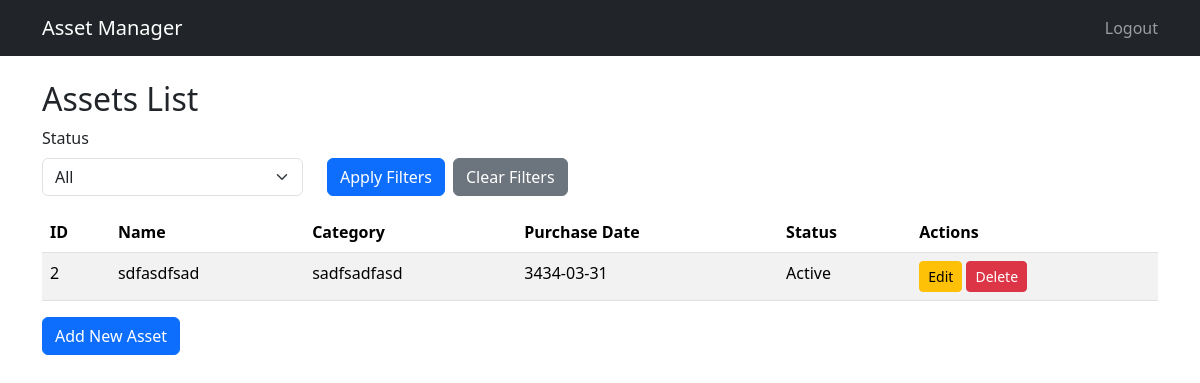
Before: /assets (signed in) with the older database file.
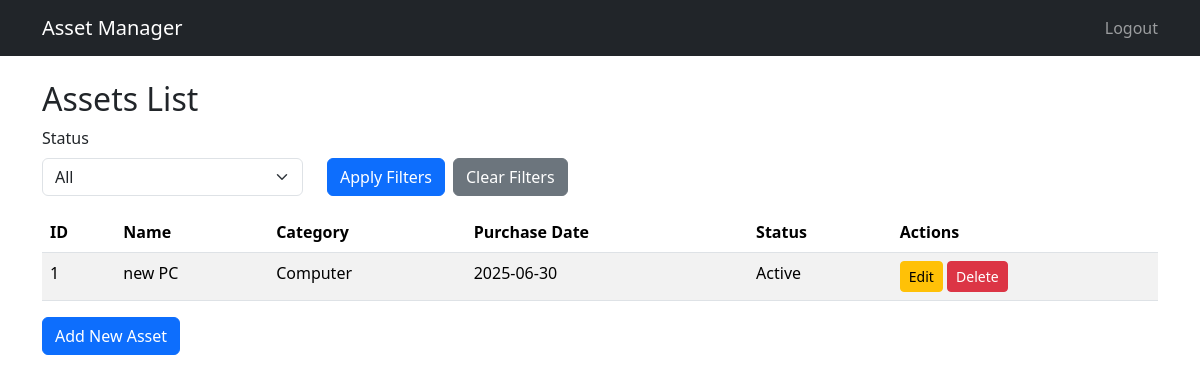
After: the same page with the newer database file.
### app/models.py (models this page shows, shortened)
class Asset(db.Model):
    id = db.Column(db.Integer, primary_key=True)
    name = db.Column(db.String(100), nullable=False)
    category = db.Column(db.String(50), nullable=False)
    purchase_date = db.Column(db.Date, nullable=False, default=datetime.utcnow)
    status = db.Column(db.String(20), nullable=False, default='Active')
    user_id = db.Column(db.Integer, db.ForeignKey('user.id'), nullable=False)

### app/routes.py (the view)
@main.route("/assets")
@login_required
def asset_list():
    status_filter = request.args.get("status")
    user_filter = request.args.get("user")
    query = Asset.query
    if current_user.role != "admin":
        query = query.filter_by(user_id=current_user.id)
    else:
        if user_filter:
            query = query.join(Asset.submitter).filter(User.username == user_filter)
    if status_filter:
        query = query.filter(Asset.status == status_filter)
    assets = query.all()
    return render_template("assets.html", assets=assets)

### app/templates/assets.html (shortened to what this page needs)
{% extends "base.html" %}
{% block content %}
  <h2>Assets List</h2>
  <form method="GET" action="{{ url_for('main.asset_list') }}" class="mb-3">
    <div class="row">
      <div class="col-md-3">
        <label for="status" class="form-label">Status</label>
        <select name="status" id="status" class="form-select">
          <option value="">All</option>
        </select>
      </div>
      <div class="col-md-3 d-flex align-items-end">
        <button type="submit" class="btn btn-primary me-2">Apply Filters</button>
        <a href="{{ url_for('main.asset_list') }}" class="btn btn-secondary">Clear Filters</a>
      </div>
    </div>
  </form>
  <table class="table table-striped">
    <thead>
      <tr>
        <th>ID</th>
        <th>Name</th>
        <th>Category</th>
        <th>Purchase Date</th>
        <th>Status</th>
        <th>Actions</th>
      </tr>
    </thead>
    <tbody>
      {% for asset in assets %}
      <tr>
        <td>{{ asset.id }}</td>
        <td>{{ asset.name }}</td>
        <td>{{ asset.category }}</td>
        <td>{{ asset.purchase_date.strftime('%Y-%m-%d') }}</td>
        <td>{{ asset.status }}</td>
        <td>
          <a href="{{ url_for('main.edit_asset', id=asset.id) }}" class="btn btn-sm btn-warning">Edit</a>
          <form action="{{ url_for('main.delete_asset', id=asset.id) }}" method="post" style="display:inline;">
            <button type="submit" class="btn btn-sm btn-danger" onclick="return confirm('Sure to delete?');">Delete</button>
          </form>
        </td>
      </tr>
      {% endfor %}
    </tbody>
  </table>
  <a href="{{ url_for('main.new_asset') }}" class="btn btn-primary">Add New Asset</a>
{% endblock %}

Changed rows visible on the page:
removed Asset: id "2", name "sdfasdfsad", category "sadfsadfasd", purchase_date "3434-03-31", status "Active"
now on this page (row edited): Asset: id "1", name "new PC", category "Computer", purchase_date "2025-06-30", status "Active"
